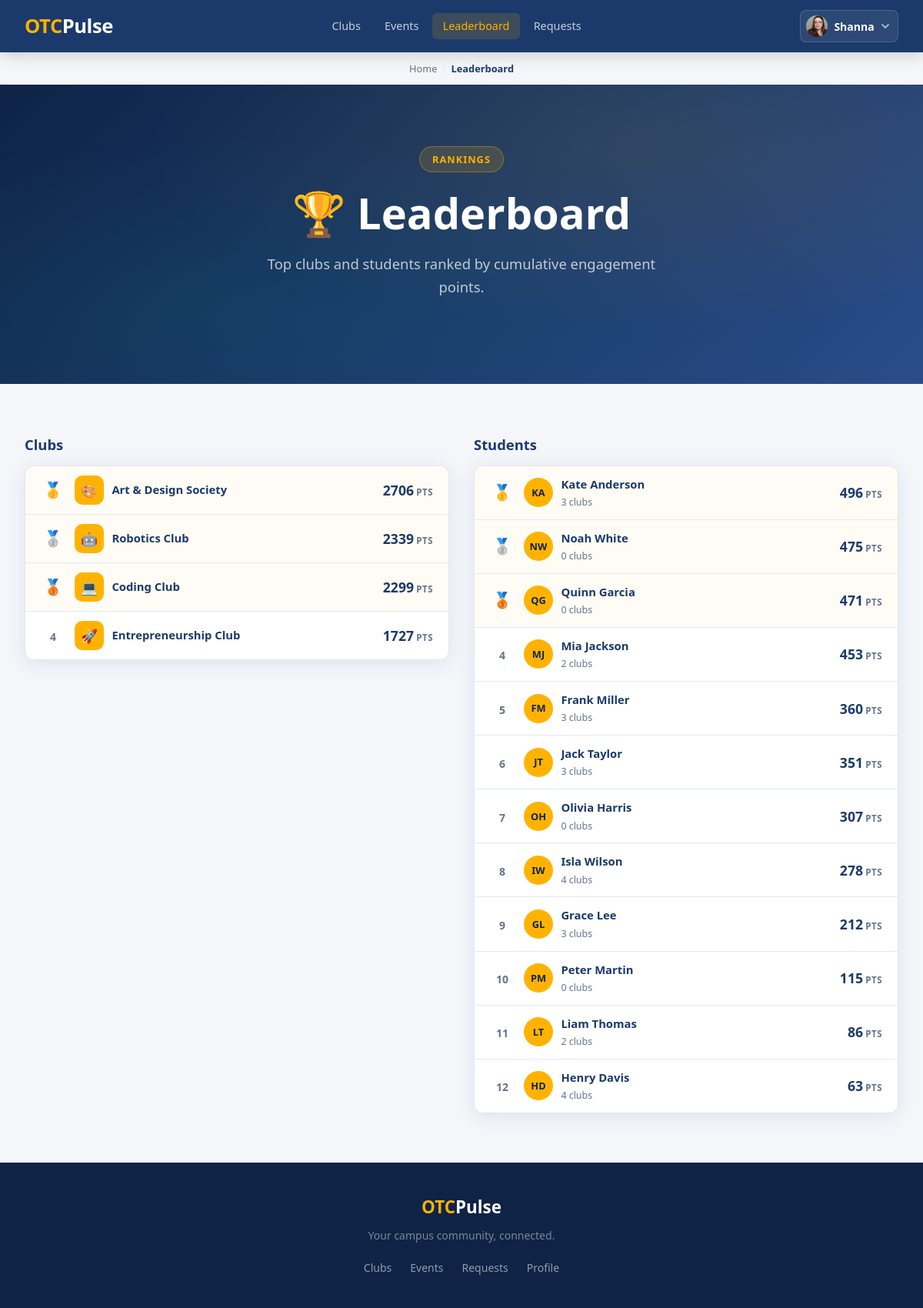
Page /clubs/leaderboard/ (signed in) on the earlier database version.
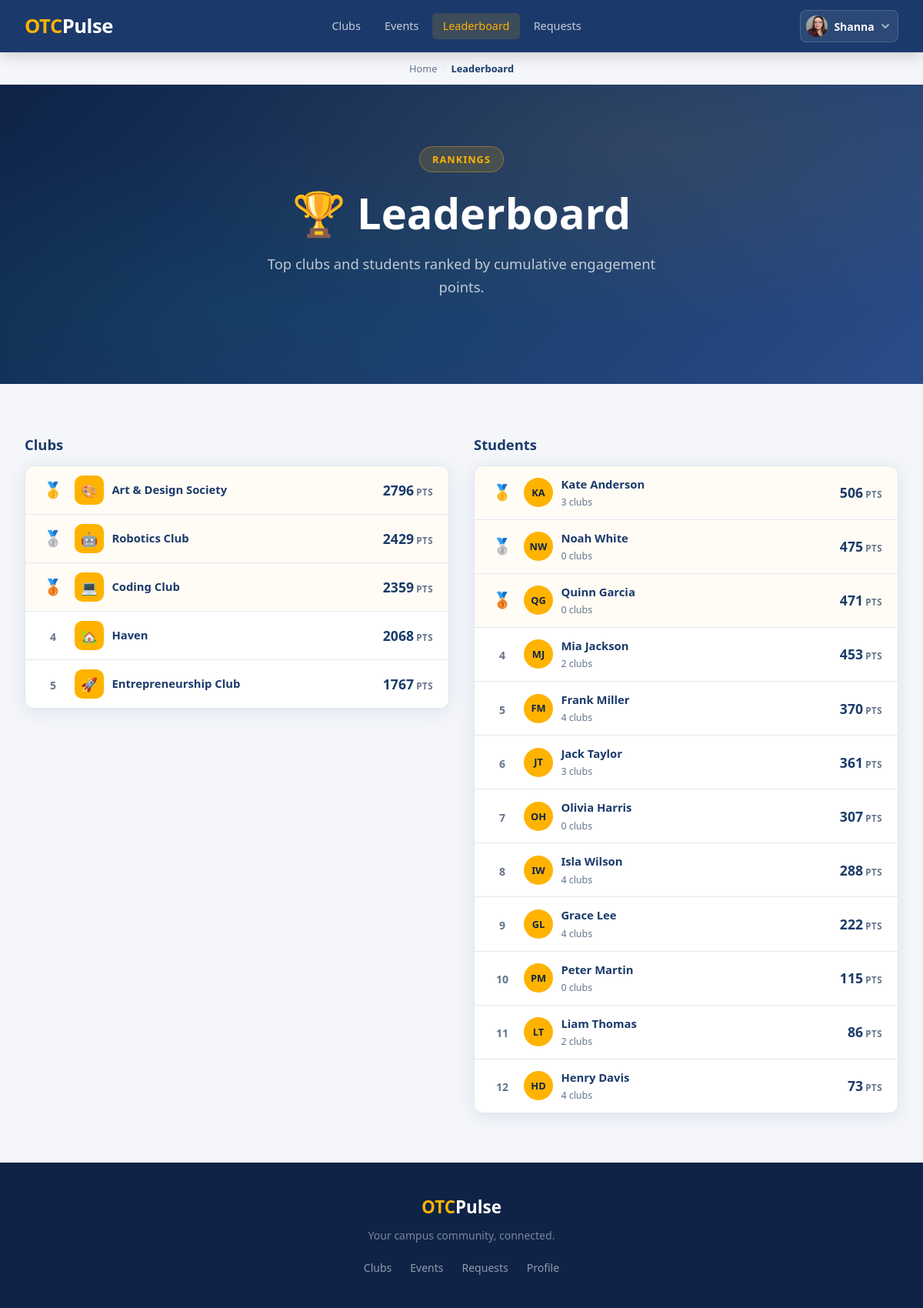
Same page on the later database version.
### clubhouse/models.py (models this page shows, shortened)
class Club(models.Model):
    name = models.CharField(max_length=50)
    advisors = models.ManyToManyField(
        Profile,
        related_name='faculty_advisor',
        blank=True,
    )
    officers = models.ManyToManyField(
        Profile,
        related_name='club_officer',
        blank=True,
    )
    description = models.TextField()
    members = models.ManyToManyField(
        Profile,
        related_name ='club_member',
        blank=True,
    )
    slug = models.SlugField(max_length=60, unique=True, blank=True)
    emoji = models.CharField(max_length=10, blank=True, default='🏛️')
    image = models.ImageField(upload_to='club_images/', null=True, blank=True)
    officer_applicants = models.ManyToManyField(
        Profile,
        related_name='officer_applications',
        blank=True,
    )
    approved = models.BooleanField(default=False)
    denied = models.BooleanField(default=False)
    pending_advisor_name = models.CharField(max_length=100, blank=True, default='')
    pending_advisor_email = models.EmailField(blank=True, default='')

### account/models.py (models this page shows, shortened)
class Profile(models.Model):
    user = models.OneToOneField(
        settings.AUTH_USER_MODEL,
        on_delete=models.CASCADE
    )
    otc_email = models.EmailField(
        unique=True,
        validators=[validate_otc_email]
    )
    points = models.IntegerField(default=0)
    class Role(models.TextChoices):
        ADMIN = 'ADMIN','Student Engagement'
        ADVISOR = 'ADVISOR','Faculty Advisor'
        LEAD = 'LEAD','Club Officer'
        STUDENT = 'STUDENT','Student'
    role = models.CharField(
        max_length=10,
        choices=Role.choices,
        default=Role.STUDENT,
    )
    image = models.ImageField(upload_to='profile_images/', null=True, blank=True)
    short_code = models.CharField(max_length=8, unique=True, blank=True)

### clubhouse/views.py (the view)
# urls.py: path('leaderboard/', views.leaderboard, name='leaderboard'),
@login_required
def leaderboard(request):
    clubs = (
        Club.objects.filter(approved=True, denied=False)
        .annotate(total_points=Coalesce(Sum('members__points', distinct=True), Value(0)))
        .order_by('-total_points')
    )
    students = (
        Profile.objects.filter(role=Profile.Role.STUDENT)
        .select_related('user')
        .order_by('-points')[:25]
    )
    return render(request, 'clubhouse/leaderboard.html', {
        'clubs': clubs,
        'students': students,
        'section': 'leaderboard',
    })

### clubhouse/templates/clubhouse/leaderboard.html (shortened to what the changed rows need)
{% extends 'base.html' %}
{% block content %}
<section class="hero hero-short">
    <div class="hero-inner">
        <h1>🏆 Leaderboard</h1>
    </div>
</section>
<section class="section">
    <div class="section-inner">
        <div class="leaderboard-grid">
            <div>
                <h2 class="leaderboard-heading">Clubs</h2>
                <div class="card card-flush">
                    {% if clubs %}
                        {% for club in clubs %}
                        <div class="lb-row {% if forloop.counter <= 3 %}lb-row-medal{% endif %}">
                            <div class="lb-rank">
                                {% if forloop.counter == 1 %}🥇
                                {% elif forloop.counter == 2 %}🥈
                                {% elif forloop.counter == 3 %}🥉
                                {% else %}<span class="lb-rank-num">{{ forloop.counter }}</span>
                                {% endif %}
                            </div>
                            <a href="{% url 'clubhouse:club_detail' club.slug %}" class="lb-identity">
                                <div class="lb-avatar lb-avatar-club">
                                    {% if club.image %}
                                        <img src="{{ club.image.url }}" alt="{{ club.name }}" class="lb-avatar-img">
                                    {% else %}
                                        {{ club.emoji|default:'🏛️' }}
                                    {% endif %}
                                </div>
                                <div class="lb-name">{{ club.name }}</div>
                            </a>
                            <div class="lb-score">
                                <span class="lb-points">{{ club.total_points }}</span>
                                <span class="lb-pts-label">pts</span>
                            </div>
                        </div>
                        {% endfor %}
                    {% else %}
                        <p class="text-muted-sm" style="padding:2rem;text-align:center;">No clubs yet.</p>
                    {% endif %}
                </div>
            </div>
            <div>
                <h2 class="leaderboard-heading">Students</h2>
                <div class="card card-flush">
                    {% if students %}
                        {% for student in students %}
                        <div class="lb-row {% if forloop.counter <= 3 %}lb-row-medal{% endif %}">
                            <div class="lb-rank">
                                {% if forloop.counter == 1 %}🥇
                                {% elif forloop.counter == 2 %}🥈
                                {% elif forloop.counter == 3 %}🥉
                                {% else %}<span class="lb-rank-num">{{ forloop.counter }}</span>
                                {% endif %}
                            </div>
                            <div class="lb-identity">
                                <div class="lb-avatar">
                                    {% if student.image %}
                                        <img src="{{ student.image.url }}" alt="{{ student }}" class="lb-avatar-img">
                                    {% else %}
                                        {{ student.user.first_name|first|upper }}{{ student.user.last_name|first|upper }}
                                    {% endif %}
                                </div>
                                <div>
                                    <div class="lb-name">{{ student.user.get_full_name|default:student.user.username }}</div>
                                    <div class="lb-sub">{{ student.club_member.count }} club{{ student.club_member.count|pluralize }}</div>
                                </div>
                            </div>
                            <div class="lb-score">
                                <span class="lb-points">{{ student.points }}</span>
                                <span class="lb-pts-label">pts</span>
                            </div>
                        </div>
                        {% endfor %}
                    {% else %}
                        <p class="text-muted-sm" style="padding:2rem;text-align:center;">No students yet.</p>
                    {% endif %}
                </div>
            </div>
        </div>
    </div>
</section>
{% endblock %}

Differences in the rows shown:
computed for Club "Art & Design Society": total_points "2706" → "2796"
computed for Club "Robotics Club": total_points "2339" → "2429"
computed for Club "Coding Club": total_points "2299" → "2359"
added Club: emoji "🏡", name "Haven", total_points "2068"
computed for Club "Entrepreneurship Club": total_points "1727" → "1767"
changed Profile "Kate Anderson": points "496" → "506"
changed Profile "Frank Miller": club_member.count "3" → "4"; points "360" → "370"
changed Profile "Jack Taylor": points "351" → "361"
changed Profile "Isla Wilson": points "278" → "288"
changed Profile "Grace Lee": club_member.count "3" → "4"; points "212" → "222"
changed Profile "Henry Davis": points "63" → "73"
